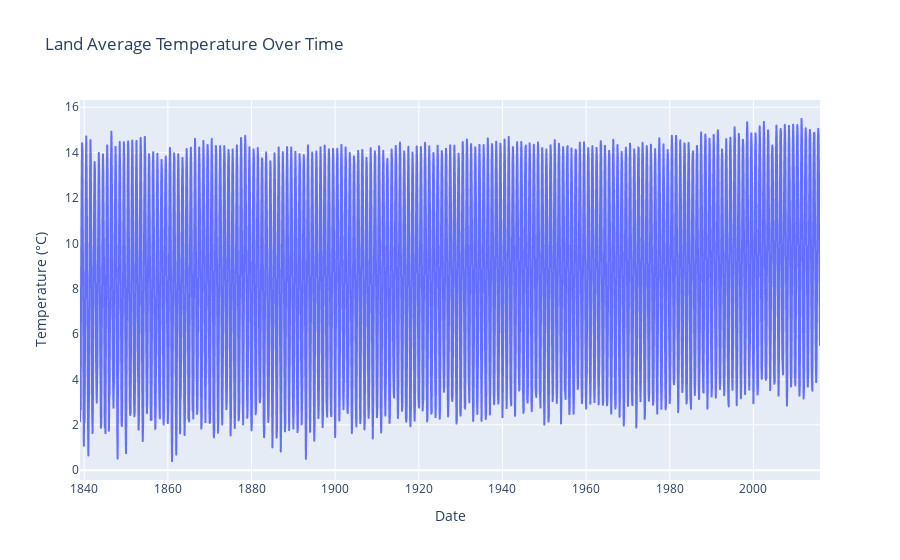

Notebook code for this chart:
### Code cell
fig = px.line(df, x='dt', y='LandAverageTemperature', title='Land Average Temperature Over Time')
fig.update_layout(xaxis_title='Date', yaxis_title='Temperature (°C)')
fig.show()

### Figure 1 — Plotly figure (JSON) as saved in the notebook; plotly's stock layout.template omitted (floating-point values rounded to 4 significant figures; data arrays with more than 128 entries replaced by an {"elided": "..."} marker saying what was removed)
{"data": [{"hovertemplate": "dt=%{x}<br>LandAverageTemperature=%{y}<extra></extra>", "legendgroup": "", "line": {"color": "#636efa", "dash": "solid"}, "mode": "lines", "name": "", "showlegend": false, "type": "scattergl", "x": {"elided": "2124 str values"}, "xaxis": "x", "y": {"elided": "2124 float values"}, "yaxis": "y"}], "layout": {"legend": {"tracegroupgap": 0}, "title": {"text": "Land Average Temperature Over Time"}, "xaxis": {"anchor": "y", "domain": [0, 1], "title": {"text": "Date"}}, "yaxis": {"anchor": "x", "domain": [0, 1], "title": {"text": "Temperature (°C)"}}}}
